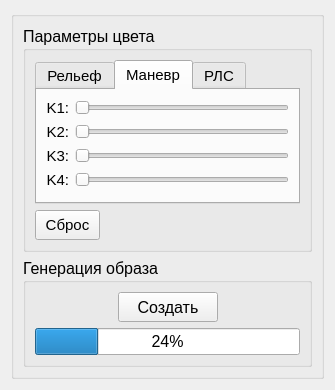
<?xml version="1.0" encoding="UTF-8"?>
<ui version="4.0">
 <class>optDataNetWindow</class>
 <widget class="QWidget" name="optDataNetWindow">
  <property name="geometry">
   <rect>
    <x>0</x>
    <y>0</y>
    <width>335</width>
    <height>390</height>
   </rect>
  </property>
  <property name="windowTitle">
   <string>Form</string>
  </property>
  <layout class="QHBoxLayout" name="horizontalLayout_8">
   <item>
    <widget class="QGroupBox" name="mainGroupBox">
     <property name="title">
      <string/>
     </property>
     <layout class="QVBoxLayout" name="verticalLayout_2">
      <item>
       <widget class="QGroupBox" name="rgbGroupBox">
        <property name="font">
         <font>
          <pointsize>12</pointsize>
         </font>
        </property>
        <property name="title">
         <string>Параметры цвета</string>
        </property>
        <layout class="QVBoxLayout" name="verticalLayout">
         <item>
          <widget class="QTabWidget" name="tabWidget">
           <property name="font">
            <font>
             <pointsize>11</pointsize>
            </font>
           </property>
           <property name="currentIndex">
            <number>1</number>
           </property>
           <widget class="QWidget" name="tab">
            <attribute name="title">
             <string>Рельеф</string>
            </attribute>
           </widget>
           <widget class="QWidget" name="tab_2">
            <attribute name="title">
             <string>Маневр</string>
            </attribute>
            <layout class="QVBoxLayout" name="verticalLayout_3">
             <item>
              <layout class="QHBoxLayout" name="horizontalLayout_4">
               <item>
                <widget class="QLabel" name="Label_1">
                 <property name="maximumSize">
                  <size>
                   <width>30</width>
                   <height>16777215</height>
                  </size>
                 </property>
                 <property name="text">
                  <string>K1:</string>
                 </property>
                 <property name="alignment">
                  <set>Qt::AlignRight|Qt::AlignTrailing|Qt::AlignVCenter</set>
                 </property>
                </widget>
               </item>
               <item>
                <widget class="QSlider" name="kG1Slider">
                 <property name="minimum">
                  <number>1</number>
                 </property>
                 <property name="maximum">
                  <number>1000</number>
                 </property>
                 <property name="orientation">
                  <enum>Qt::Horizontal</enum>
                 </property>
                </widget>
               </item>
              </layout>
             </item>
             <item>
              <layout class="QHBoxLayout" name="horizontalLayout_5">
               <item>
                <widget class="QLabel" name="Label_2">
                 <property name="maximumSize">
                  <size>
                   <width>30</width>
                   <height>16777215</height>
                  </size>
                 </property>
                 <property name="text">
                  <string>K2:</string>
                 </property>
                 <property name="alignment">
                  <set>Qt::AlignRight|Qt::AlignTrailing|Qt::AlignVCenter</set>
                 </property>
                </widget>
               </item>
               <item>
                <widget class="QSlider" name="kG2Slider">
                 <property name="minimum">
                  <number>1</number>
                 </property>
                 <property name="maximum">
                  <number>1000</number>
                 </property>
                 <property name="orientation">
                  <enum>Qt::Horizontal</enum>
                 </property>
                </widget>
               </item>
              </layout>
             </item>
             <item>
              <layout class="QHBoxLayout" name="horizontalLayout_6">
               <item>
                <widget class="QLabel" name="Label_3">
                 <property name="maximumSize">
                  <size>
                   <width>30</width>
                   <height>16777215</height>
                  </size>
                 </property>
                 <property name="text">
                  <string>K3:</string>
                 </property>
                 <property name="alignment">
                  <set>Qt::AlignRight|Qt::AlignTrailing|Qt::AlignVCenter</set>
                 </property>
                </widget>
               </item>
               <item>
                <widget class="QSlider" name="kG3Slider">
                 <property name="minimum">
                  <number>1</number>
                 </property>
                 <property name="maximum">
                  <number>1000</number>
                 </property>
                 <property name="orientation">
                  <enum>Qt::Horizontal</enum>
                 </property>
                </widget>
               </item>
              </layout>
             </item>
             <item>
              <layout class="QHBoxLayout" name="horizontalLayout_7">
               <item>
                <widget class="QLabel" name="Label_4">
                 <property name="maximumSize">
                  <size>
                   <width>30</width>
                   <height>16777215</height>
                  </size>
                 </property>
                 <property name="text">
                  <string>K4:</string>
                 </property>
                 <property name="alignment">
                  <set>Qt::AlignRight|Qt::AlignTrailing|Qt::AlignVCenter</set>
                 </property>
                </widget>
               </item>
               <item>
                <widget class="QSlider" name="kG4Slider">
                 <property name="minimum">
                  <number>1</number>
                 </property>
                 <property name="maximum">
                  <number>1000</number>
                 </property>
                 <property name="orientation">
                  <enum>Qt::Horizontal</enum>
                 </property>
                </widget>
               </item>
              </layout>
             </item>
            </layout>
           </widget>
           <widget class="QWidget" name="tab_3">
            <attribute name="title">
             <string>РЛС</string>
            </attribute>
           </widget>
          </widget>
         </item>
         <item>
          <layout class="QHBoxLayout" name="horizontalLayout_3">
           <item>
            <widget class="QPushButton" name="setDefaultKrgbButton">
             <property name="minimumSize">
              <size>
               <width>65</width>
               <height>30</height>
              </size>
             </property>
             <property name="maximumSize">
              <size>
               <width>65</width>
               <height>16777215</height>
              </size>
             </property>
             <property name="font">
              <font>
               <pointsize>11</pointsize>
              </font>
             </property>
             <property name="text">
              <string>Сброс</string>
             </property>
            </widget>
           </item>
           <item>
            <spacer name="horizontalSpacer_3">
             <property name="orientation">
              <enum>Qt::Horizontal</enum>
             </property>
             <property name="sizeHint" stdset="0">
              <size>
               <width>40</width>
               <height>20</height>
              </size>
             </property>
            </spacer>
           </item>
          </layout>
         </item>
        </layout>
       </widget>
      </item>
      <item>
       <widget class="QGroupBox" name="buildDataGroupBox">
        <property name="font">
         <font>
          <pointsize>12</pointsize>
         </font>
        </property>
        <property name="title">
         <string>Генерация образа</string>
        </property>
        <layout class="QVBoxLayout" name="verticalLayout_4">
         <item>
          <layout class="QHBoxLayout" name="horizontalLayout">
           <item>
            <spacer name="horizontalSpacer_2">
             <property name="orientation">
              <enum>Qt::Horizontal</enum>
             </property>
             <property name="sizeHint" stdset="0">
              <size>
               <width>40</width>
               <height>20</height>
              </size>
             </property>
            </spacer>
           </item>
           <item>
            <widget class="QPushButton" name="genDataNetButton">
             <property name="minimumSize">
              <size>
               <width>100</width>
               <height>30</height>
              </size>
             </property>
             <property name="font">
              <font>
               <pointsize>12</pointsize>
              </font>
             </property>
             <property name="text">
              <string>Создать</string>
             </property>
            </widget>
           </item>
           <item>
            <spacer name="horizontalSpacer">
             <property name="orientation">
              <enum>Qt::Horizontal</enum>
             </property>
             <property name="sizeHint" stdset="0">
              <size>
               <width>40</width>
               <height>20</height>
              </size>
             </property>
            </spacer>
           </item>
          </layout>
         </item>
         <item>
          <widget class="QProgressBar" name="genDNProgressBar">
           <property name="value">
            <number>24</number>
           </property>
          </widget>
         </item>
        </layout>
       </widget>
      </item>
     </layout>
    </widget>
   </item>
  </layout>
 </widget>
 <resources/>
 <connections/>
</ui>
